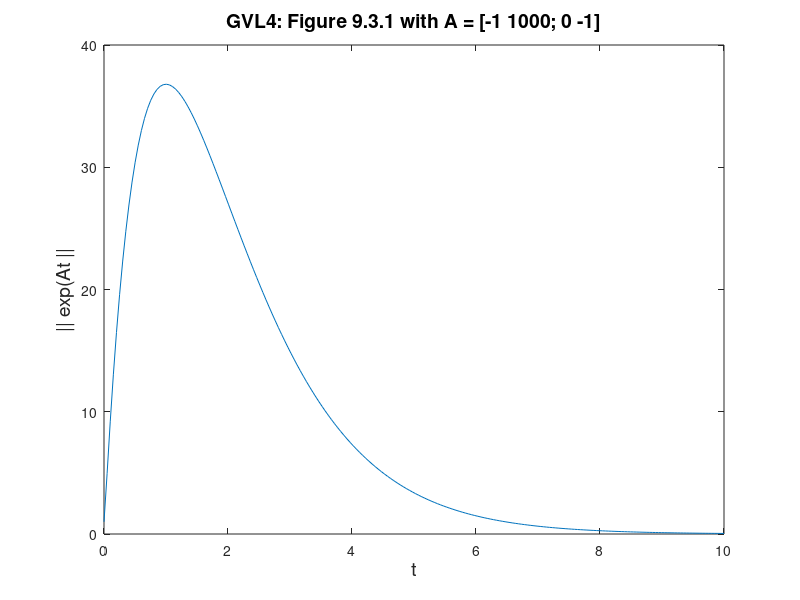

MATLAB code for this plot:
  function ShowFig9_3_1()
% function ShowFig9_3_1()
% Transient behavior of exp(At)
% GVL4: Section 9.3.2
A = [-1 100 ; 0 -1];
N = 200; z = zeros(1,N); t = linspace(0,10,N);
for k=1:N
    z(k) = norm(expm(t(k)*A));
end
plot(t,z)
xlabel('t','fontsize',14)
ylabel('|| exp(At ||','fontsize',14)
title('GVL4: Figure 9.3.1 with A = [-1 1000; 0 -1]','fontsize',14)
set(gcf,'position',[200 200 800 600])
shg